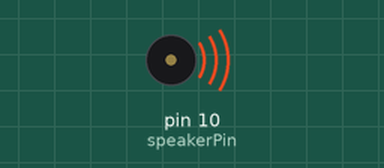
Recording of a sketch running on a simulated Arduino Uno, built with avr-gcc and run on an emulated ATmega328P. On the bench: buzzer (waves = sounding). At 10.4 s the program stops and its outputs stay as they are.

Above: at 0.6 s.
At 10.4 s:
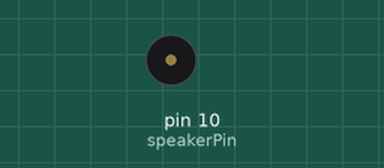
Timing chart, 0 to 11.9 s (numbered marks = the images above):
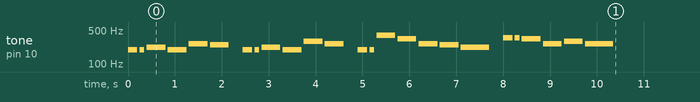

The sketch:

Buzzer.ino
```cpp
int speakerPin = 10;  // the pin the buzzer is connected to

void setup() {
  pinMode(speakerPin, OUTPUT); // set the output pin for the speaker

}

void loop() {
  // put your main code here, to run repeatedly:

  play('g', 2);   //ha
  play('g', 1);   //ppy
  play('a', 4);   //birth
  play('g', 4);   //day
  play('C', 4);   //to
  play('b', 4);   //you

  play(' ', 2);   //pause for 2 beats

  play('g', 2);   //ha
  play('g', 1);   //ppy
  play('a', 4);   //birth
  play('g', 4);   //day
  play('D', 4);   //to
  play('C', 4);   //you

  play(' ', 2);   //pause for 2 beats

  play('g', 2);   //ha
  play('g', 1);   //ppy
  play('G', 4);   //birth
  play('E', 4);   //day
  play('C', 4);   //dear
  play('b', 4);   //your
  play('a', 6);   //name

  play(' ', 2);   //pause for 2 beats

  play('F', 2);   //ha
  play('F', 1);   //ppy
  play('E', 4);   //birth
  play('C', 4);   //day
  play('D', 4);   //to
  play('C', 6);   //you

  while(true){}   // get stuck in this loop forever
                  // so that the song only plays once
}

void play(char note, int beats) {
  int numNotes = 14; // number of notes in our note and
                     // frequencey array (there are 15
                     // values but arrays start at 0)

  // Note: these notes are C major
  // (there are no sharps or flats)

  // this array is used to look up the notes
  char notes[] = { 'c', 'd', 'e', 'f', 'g', 'a', 'b',
  'C', 'D', 'E', 'F', 'G', 'A', 'B', ' '};

  // this array matches frequencies with each letter
  // (e.g. the 4th note is 'f', the 4th frequency is 175)
  int frequencies[] = {131, 147, 165, 175, 196, 220,
  247, 262, 294, 330, 349, 392, 440, 494, 0};

  int currentFrequency = 0; /**
                             *the frequency that we
                             *find when we look up a
                             *frequency in the arrays
                              */
  int beatLength = 100; //the length of one beat (changing this will speed up or slow down the tempo of the song)


  for (int i = 0; i < numNotes; i++) {
    if (notes[i] == note) {
      currentFrequency = frequencies[i];// Yes! Set the current frequency to match that note
      break;
    }
  }
  //play the frequency that matched our letter
  // for the number of beats passed to the play function
  tone(speakerPin, currentFrequency, beats * beatLength);
  delay(beats * beatLength);  //wait for the length of the tone so that it has time to play
  delay(50); //a little delay between the notes makes the song sound more natural

}


/* CHART OF FREQUENCIES FOR NOTES IN C MAJOR
Note      Frequency (Hz)
c        131
d        147
e        165
f        175
g        196
a        220
b        247
C        262
D        294
E        330
F        349
G        392
A        440
B        494
*/
```

Measured:
- by itself, tone on pin 10 (speakerPin): plays 196 Hz for 0.20 s, 196 Hz for 0.10 s, 220 Hz for 0.40 s, 196 Hz for 0.40 s, 262 Hz for 0.40 s, 247 Hz for 0.40 s … (25 notes in this stretch)
